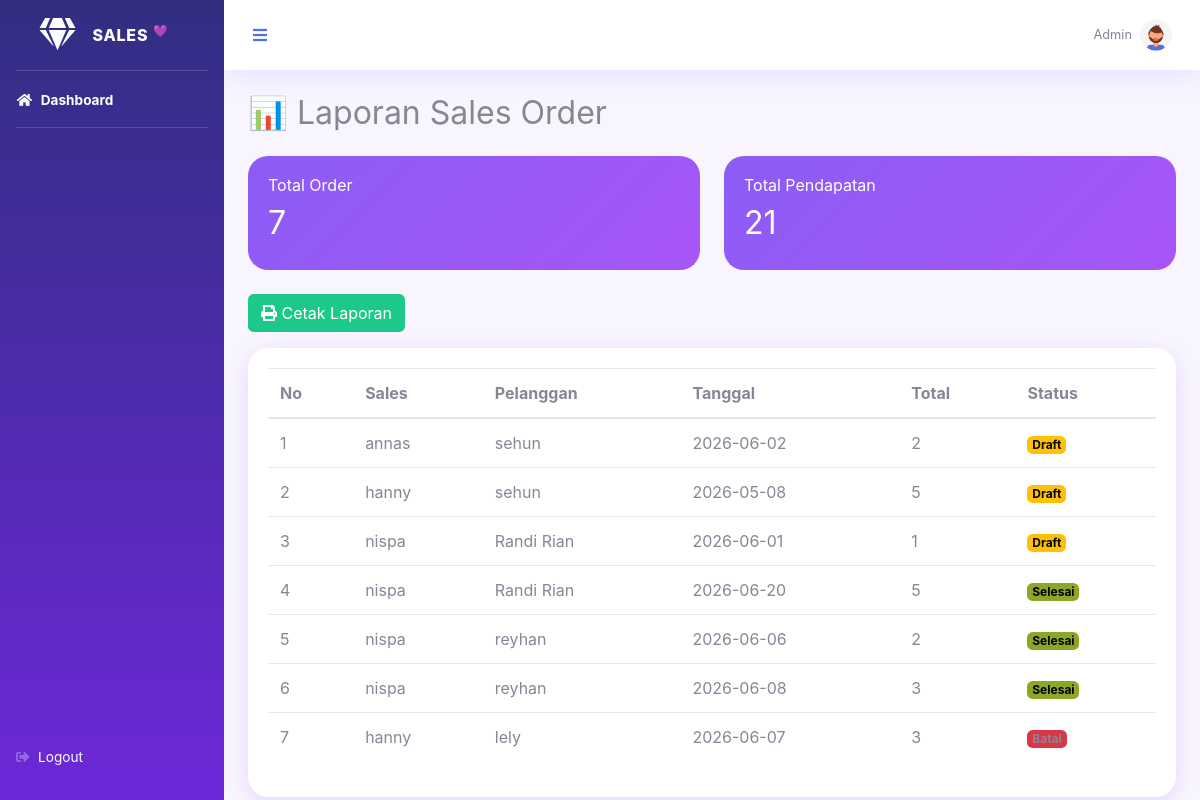
/index.php/laporan, run on the app's committed database.
### tables this page shows
CREATE TABLE `sales_order` (
  `id_order` int(11) NOT NULL,
  `id_sales` int(11) DEFAULT NULL,
  `id_pelanggan` int(11) DEFAULT NULL,
  `id` int(11) DEFAULT NULL,
  `tanggal` date DEFAULT NULL,
  `total` int(11) DEFAULT NULL,
  `status` enum('draft','dikirim','selesai','dibatalkan') DEFAULT NULL
);

CREATE TABLE `sales` (
  `id_sales` int(11) NOT NULL,
  `nama_sales` varchar(100) DEFAULT NULL
);

CREATE TABLE `pelanggan` (
  `id` int(11) NOT NULL,
  `nama` varchar(100) DEFAULT NULL,
  `alamat` text DEFAULT NULL,
  `no_telp` varchar(20) DEFAULT NULL
);

### application/controllers/laporan.php (called while the page is built, shortened)
<?php
class Laporan extends CI_Controller {
    public function __construct()
    {
        $this->load->model('sales_order_model');
    }
   public function index()
{
    $this->db->select('sales_order.*, sales.nama_sales, pelanggan.nama');
    $this->db->from('sales_order');
    $this->db->join(
        'sales',
        'sales.id_sales = sales_order.id_sales'
    );
    $this->db->join(
        'pelanggan',
        'pelanggan.id = sales_order.id_pelanggan'
    );
    $data['laporan'] =
    $this->db->get()->result();
    $data['total_order'] =
    $this->db->count_all('sales_order');
    $this->db->select_sum('total');
    $total = $this->db->get('sales_order')->row();
    $data['pendapatan'] =
    $total->total;
    $this->load->view('templates/header');
    $this->load->view('templates/sidebar');
    $this->load->view('templates/topbar');
    $this->load->view('laporan/index',$data);
    $this->load->view('templates/footer');
}
}

### index.php (called while the page is built, shortened)
<?php
require_once BASEPATH.'core/CodeIgniter.php';

### application/views/laporan/index.php (the view, shortened to what this page needs)
<div class="container-fluid">
    <h2 class="mb-4">
        📊 Laporan Sales Order
    </h2>
    <div class="row mb-4">
        <div class="col-md-6">
            <div class="card card-total">
                <div class="card-body">
                    <h6>Total Order</h6>
                    <h2>
                        <?= $total_order ?>
                    </h2>
                </div>
            </div>
        </div>
        <div class="col-md-6">
            <div class="card card-total">
                <div class="card-body">
                    <h6>Total Pendapatan</h6>
                    <h2>
                        <?= number_format(
                            $pendapatan,
                            0,
                            ',',
                            '.'
                        ); ?>
                    </h2>
                </div>
            </div>
        </div>
    </div>
    <div class="mb-3">
        <a
            href="<?= site_url('laporan/cetak'); ?>"
            target="_blank"
            class="btn btn-success">
            <i class="fas fa-print"></i>
            Cetak Laporan
        </a>
    </div>
    <div class="card card-laporan">
        <div class="card-body">
            <div class="table-responsive">
                <table class="table table-hover">
                    <thead>
                        <tr>
                            <th>No</th>
                            <th>Sales</th>
                            <th>Pelanggan</th>
                            <th>Tanggal</th>
                            <th>Total</th>
                            <th>Status</th>
                        </tr>
                    </thead>
                    <tbody>
                        <?php
                        $no = 1;
                        foreach ($laporan as $l):
                        ?>
                            <tr>
                                <td><?= $no++; ?></td>
                                <td><?= $l->nama_sales; ?></td>
                                <td><?= $l->nama; ?></td>
                                <td><?= $l->tanggal; ?></td>
                                <td>
                                    <?= number_format(
                                        $l->total,
                                        0,
                                        ',',
                                        '.'
                                    ); ?>
                                </td>
                                <td>
                                    <?php if ($l->status == 'draft') { ?>
                                        <span class="badge badge-draft">
                                            Draft
                                        </span>
                                    <?php } elseif ($l->status == 'selesai') { ?>
                                        <span class="badge badge-selesai">
                                            Selesai
                                        </span>
                                    <?php } else { ?>
                                        <span class="badge badge-batal">
                                            Batal
                                        </span>
                                    <?php } ?>
                                </td>
                            </tr>
                        <?php endforeach; ?>
                    </tbody>
                </table>
            </div>
        </div>
    </div>
</div>

### application/views/templates/header.php (shortened to what this page needs)
<!DOCTYPE html>
<html lang="en">
<head>
    <link href="<?= base_url('assets/vendor/fontawesome-free/css/all.min.css') ?>" rel="stylesheet">
    <link href="<?= base_url('assets/css/sb-admin-2.min.css') ?>" rel="stylesheet">
</head>
<body id="page-top">
<div id="wrapper">

### application/views/templates/sidebar.php (shortened to what this page needs)
<ul class="navbar-nav sidebar sidebar-dark accordion"
style="background:linear-gradient(180deg,#312E81,#6D28D9);">
<a class="sidebar-brand d-flex align-items-center justify-content-center"
href="<?= site_url('dashboard') ?>">
    <div class="sidebar-brand-icon">
        <i class="fas fa-gem"></i>
    </div>
    <div class="sidebar-brand-text mx-3">
        SALES <sup>💜</sup>
    </div>
</a>
<hr class="sidebar-divider my-0">
<li class="nav-item active">
    <a class="nav-link" href="<?= site_url('dashboard') ?>">
        <i class="fas fa-fw fa-home"></i>
        <span>Dashboard</span>
    </a>
</li>
<hr class="sidebar-divider">
<li class="nav-item mt-auto">
    <a class="nav-link text-white"
       href="<?= site_url('auth/logout'); ?>"
       onclick="return confirm('Yakin logout?')">
        <i class="fas fa-sign-out-alt"></i>
        <span>Logout</span>
    </a>
</li>
</ul>
<div id="content-wrapper" class="d-flex flex-column">
<div id="content">

### application/views/templates/topbar.php (shortened to what this page needs)
<nav class="navbar navbar-expand navbar-light bg-gray-500 topbar mb-4 static-top shadow">
<button id="sidebarToggleTop" class="btn btn-link d-mb-none rounded-circle mr-3">
    <i class="fa fa-bars"></i>
</button>
<ul class="navbar-nav ml-auto">
    <li class="nav-item dropdown no-arrow">
    <a class="nav-link dropdown-toggle" href="#" id="userDropdown" role="button" data-toggle="dropdown" aria-haspopup="true" aria-expanded="false">
        <span class="mr-2 d-done d-lg-inline text-gray-600 small">
            Admin
        </span>
        <img class="img-profile rounded-circle" src="<?= base_url('assets/img/undraw_profile_2.svg')?>" width="40">
    </a>
    </li>
</ul>
</nav>

### application/views/templates/footer.php (shortened to what this page needs)
</div>
</div>
</div>

### application/views/templates/header.php (style rules this page uses)
body { background:#F8F5FF !important; }
#content-wrapper { background:#F8F5FF !important; }
.topbar { background:#FFFFFF !important; box-shadow:0 4px 20px rgba(139,109,255,.08); }
.card { border:none !important; border-radius:20px !important; }
.shadow { box-shadow:0 8px 25px rgba(139,109,255,.12)!important; }

### application/views/templates/sidebar.php (style rules this page uses)
.sidebar-divider { border-top:1px solid rgba(255,255,255,0.25); }

### application/views/laporan/index.php (style rules this page uses)
.card-laporan { border: none; border-radius: 20px; box-shadow: 0 5px 20px rgba(138, 43, 226, .15); }
.card-total { background: linear-gradient(135deg, #8B5CF6, #A855F7); color: white; border-radius: 20px; }
.badge-draft { background: #ffc107; color: black; }
.badge-selesai { background: #8ca728; color: black; }
.badge-batal { background: #dc3545; }

### data on the page
sales_order: id_sales.nama_sales "annas", id_pelanggan.nama "sehun", tanggal "2026-06-02", total "2", status "Draft"
sales_order: id_sales.nama_sales "hanny", id_pelanggan.nama "sehun", tanggal "2026-05-08", total "5", status "Draft"
sales_order: id_sales.nama_sales "nispa", id_pelanggan.nama "Randi Rian", tanggal "2026-06-01", total "1", status "Draft"
sales_order: id_sales.nama_sales "nispa", id_pelanggan.nama "Randi Rian", tanggal "2026-06-20", total "5", status "Selesai"
sales_order: id_sales.nama_sales "nispa", id_pelanggan.nama "reyhan", tanggal "2026-06-06", total "2", status "Selesai"
sales_order: id_sales.nama_sales "nispa", id_pelanggan.nama "reyhan", tanggal "2026-06-08", total "3", status "Selesai"
sales_order: id_sales.nama_sales "hanny", id_pelanggan.nama "lely", tanggal "2026-06-07", total "3", status "Batal"

### other printed values
$total_order "7"
$pendapatan "21"
